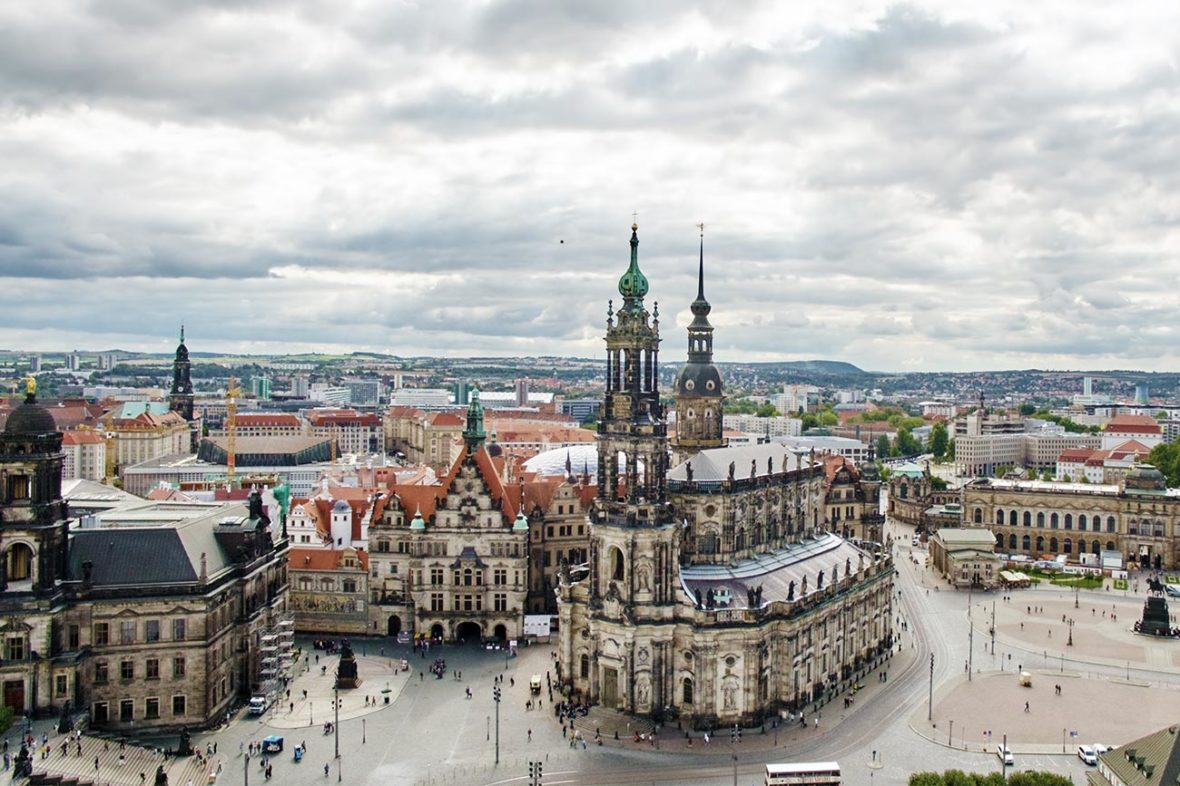
#> input picture src/week_8/Altstadt-Dresden-1180x786.jpg, 1180 x 786 px
$ jupyter execute 01_Image_processing_w.ipynb
#> lines starting #> are read from the running program, lines starting #| are printed output that depends on the picture
[cell 1]
from skimage import data
import numpy as np
import matplotlib.pyplot as plt
from skimage.exposure import histogram
from skimage.color import rgb2gray
from skimage import color
from skimage import io

img = plt.imread('Altstadt-Dresden-1180x786.jpg')
#> img is the input picture: shape (786, 1180, 3); mean R, G, B 168.3, 167.6, 164.8
imgGray = rgb2gray(img)
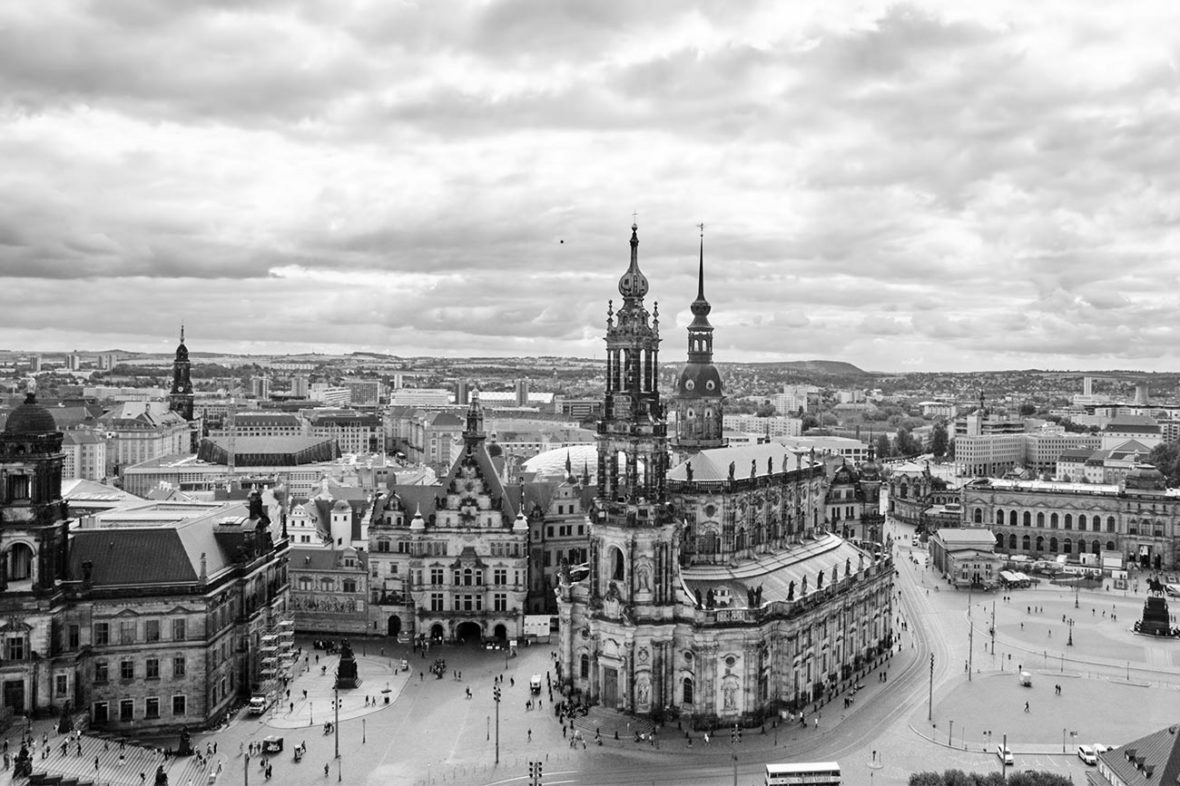
#> imgGray: shape (786, 1180) float64; min 0, max 1, mean 0.657
print(imgGray.shape)
#| (786, 1180)
R , C = imgGray.shape
#> R = 786; C = 1180

newImg = np.zeros(imgGray.shape)

# plt.imshow(img)
# plt.imshow(imgGray)

# grayscale
for r in range(R):
    for c in range(C):
#         newImg[r,c] = max([0,imgGray[r,c] -128/255])
#         newImg[r,c] = max([0,imgGray[r,c]/2])
        newImg[r,c] = max([0,1-imgGray[r,c]])
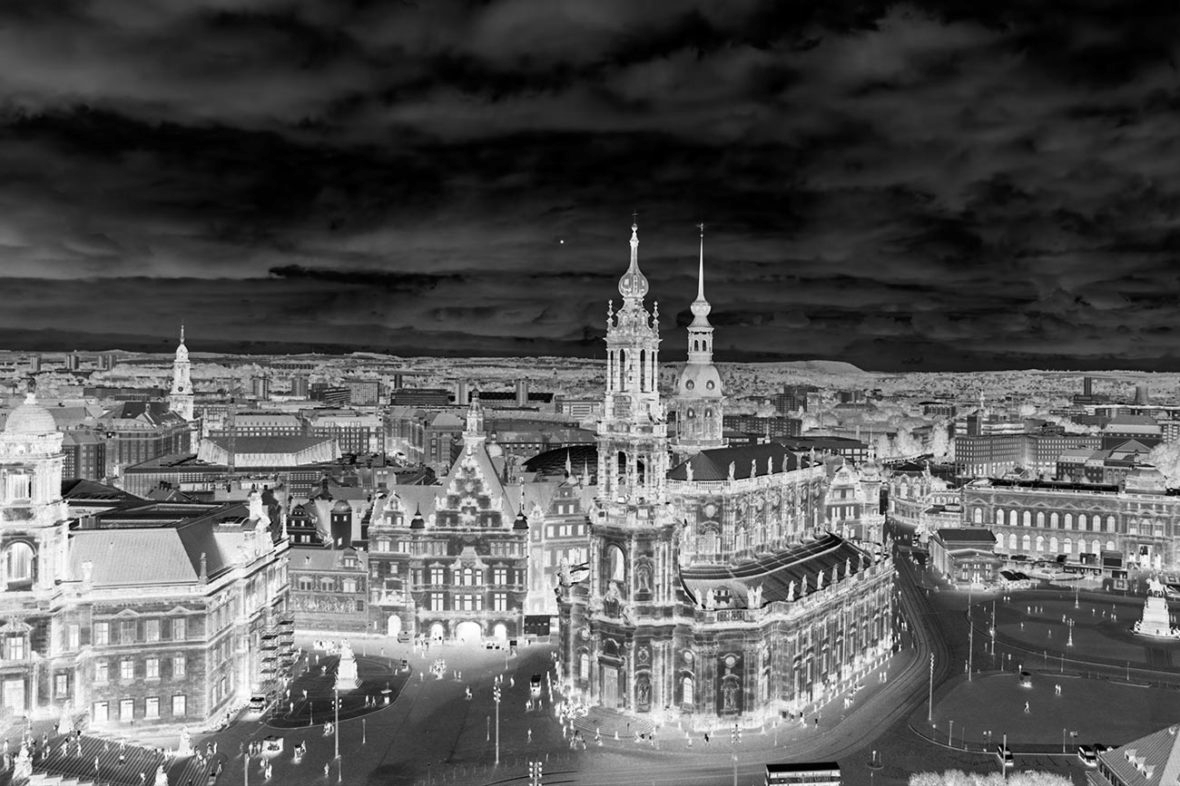
#> newImg: shape (786, 1180) float64; min 0, max 1, mean 0.343


plt.imshow(newImg, cmap=plt.cm.gray)

[cell 2]
# darken
for r in range(R):
    for c in range(C):
        #         newImg[r,c] = max([0,imgGray[r,c] -128/255])
        #         newImg[r,c] = max([0,imgGray[r,c]/2])
        newImg[r,c] = imgGray[r,c]-128


plt.imshow(newImg, cmap=plt.cm.gray)

[cell 3]
# darken
for r in range(R):
    for c in range(C):
        #         newImg[r,c] = max([0,imgGray[r,c] -128/255])
        #         newImg[r,c] = max([0,imgGray[r,c]/2])
        newImg[r,c] = imgGray[r,c]/2
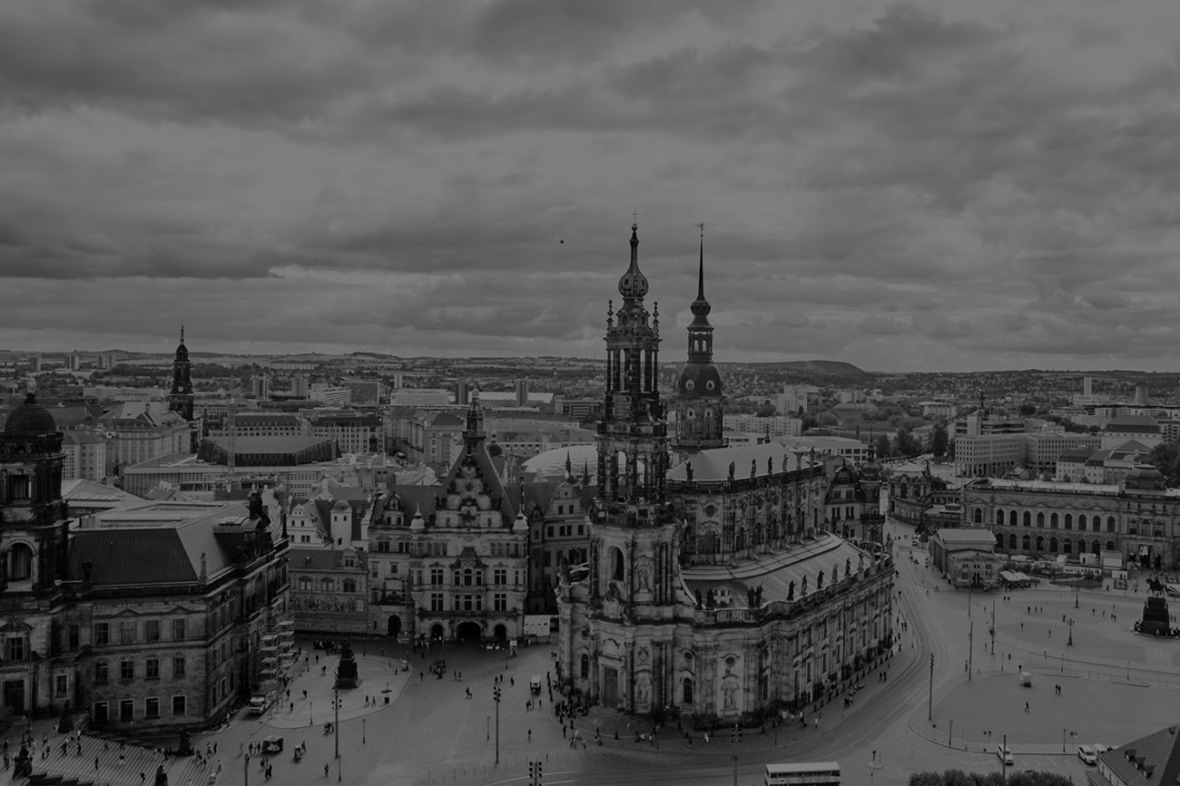
#> newImg: shape (786, 1180) float64; min 0, max 0.5, mean 0.328


plt.imshow(newImg, cmap=plt.cm.gray)
